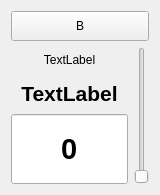
   <widget class="QWidget" name="gridLayoutWidget_8">
    <property name="geometry">
     <rect>
      <x>460</x>
      <y>390</y>
      <width>160</width>
      <height>175</height>
     </rect>
    </property>
    <layout class="QGridLayout" name="gridLayout_8">
     <item row="1" column="0">
      <widget class="QLabel" name="blockLabel_8">
       <property name="minimumSize">
        <size>
         <width>100</width>
         <height>25</height>
        </size>
       </property>
       <property name="contextMenuPolicy">
        <enum>Qt::CustomContextMenu</enum>
       </property>
       <property name="text">
        <string>TextLabel</string>
       </property>
       <property name="alignment">
        <set>Qt::AlignCenter</set>
       </property>
      </widget>
     </item>
     <item row="1" column="1" rowspan="3">
      <widget class="QSliderMod1" name="verticalSlider_8">
       <property name="contextMenuPolicy">
        <enum>Qt::CustomContextMenu</enum>
       </property>
       <property name="orientation">
        <enum>Qt::Vertical</enum>
       </property>
      </widget>
     </item>
     <item row="3" column="0">
      <widget class="QLineEditMod1" name="lineEdit_8">
       <property name="minimumSize">
        <size>
         <width>100</width>
         <height>70</height>
        </size>
       </property>
       <property name="font">
        <font>
         <pointsize>22</pointsize>
         <weight>75</weight>
         <bold>true</bold>
        </font>
       </property>
       <property name="contextMenuPolicy">
        <enum>Qt::CustomContextMenu</enum>
       </property>
       <property name="text">
        <string>0</string>
       </property>
       <property name="alignment">
        <set>Qt::AlignCenter</set>
       </property>
      </widget>
     </item>
     <item row="2" column="0">
      <widget class="QLabel" name="paramLabel_8">
       <property name="minimumSize">
        <size>
         <width>100</width>
         <height>30</height>
        </size>
       </property>
       <property name="font">
        <font>
         <pointsize>16</pointsize>
         <weight>75</weight>
         <bold>true</bold>
        </font>
       </property>
       <property name="contextMenuPolicy">
        <enum>Qt::CustomContextMenu</enum>
       </property>
       <property name="text">
        <string>TextLabel</string>
       </property>
       <property name="alignment">
        <set>Qt::AlignCenter</set>
       </property>
      </widget>
     </item>
     <item row="0" column="0" colspan="2">
      <widget class="QPushButton" name="parameter_pushButton_2">
       <property name="minimumSize">
        <size>
         <width>0</width>
         <height>30</height>
        </size>
       </property>
       <property name="contextMenuPolicy">
        <enum>Qt::CustomContextMenu</enum>
       </property>
       <property name="text">
        <string>B</string>
       </property>
       <property name="checkable">
        <bool>true</bool>
       </property>
      </widget>
     </item>
    </layout>
   </widget>
